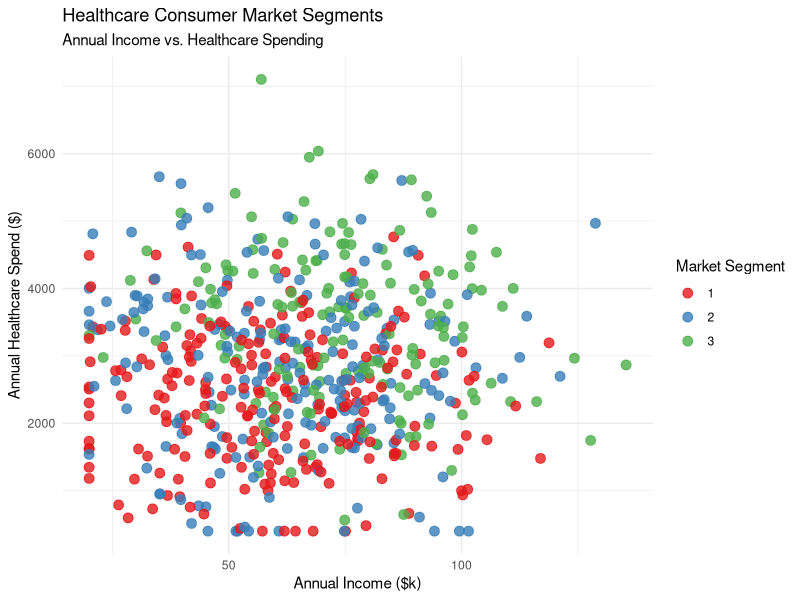
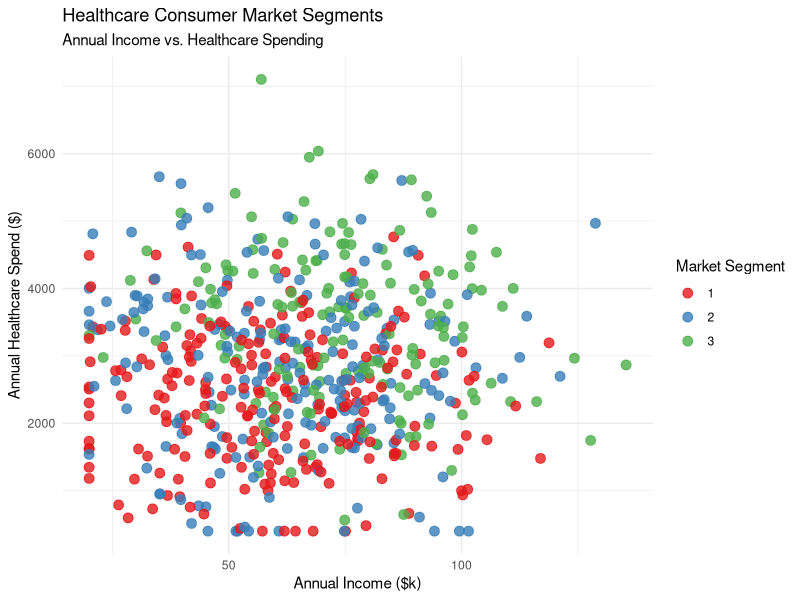

The R script that drew these images, in order:


# Load required libraries
library(tidyverse)
library(ggplot2)


# 1. LOAD OR GENERATE DATA

# For real intern data, replace this section with:
# df <- read.csv('your_healthcare_survey_data.csv')

set.seed(42)
n_samples <- 600



df <- data.frame(
  Age = sample(18:80, n_samples, replace = TRUE),
  Annual_Income_kUSD = pmax(20, pmin(160, rnorm(n_samples, mean = 65, sd = 22))),
  Health_Consciousness_Score = sample(1:10, n_samples, replace = TRUE),
  Annual_Healthcare_Spend_USD = pmax(400, pmin(9500, rnorm(n_samples, mean = 2800, sd = 1200))),
  Telehealth_Usage_Freq = sample(0:11, n_samples, replace = TRUE)
)

print("--- Dataset Sample ---")
print(head(df))


# 2. EXPLORATORY DATA ANALYSIS (EDA)

# Select numeric columns for correlation analysis
numeric_cols <- df %>% 
  select(Age, Annual_Income_kUSD, Health_Consciousness_Score, 
         Annual_Healthcare_Spend_USD, Telehealth_Usage_Freq)

cor_matrix <- cor(numeric_cols)
print("\n--- Correlation Matrix ---")
print(round(cor_matrix, 2))


# 3. MARKET SEGMENTATION (K-MEANS CLUSTERING)

# Select key variables for building consumer segments
features <- c("Age", "Annual_Income_kUSD", "Health_Consciousness_Score", "Annual_Healthcare_Spend_USD")

# Standardize features so high-scale values don't dominate the model
X_scaled <- scale(df[, features])

# Apply K-Means clustering to group consumers into 3 distinct segments
set.seed(42)
kmeans_result <- kmeans(X_scaled, centers = 3, nstart = 25)

# Append segment assignments back to the main dataframe
df$Market_Segment <- as.factor(kmeans_result$cluster)


# 4. SEGMENT ANALYSIS & PROFILING

# Calculate average metrics and size for each market segment
segment_summary <- df %>%
  group_by(Market_Segment) %>%
  summarise(
    Segment_Size = n(),
    Mean_Age = round(mean(Age), 1),
    Mean_Income_kUSD = round(mean(Annual_Income_kUSD), 1),
    Mean_Health_Score = round(mean(Health_Consciousness_Score), 1),
    Mean_Spend_USD = round(mean(Annual_Healthcare_Spend_USD), 1)
  )

print("\n--- Market Segment Profiles ---")
print(segment_summary)

# 5. VISUALIZATION

# Scatter plot mapping Income vs Healthcare Spend across segments
ggplot(df, aes(x = Annual_Income_kUSD, y = Annual_Healthcare_Spend_USD, color = Market_Segment)) +
  geom_point(alpha = 0.8, size = 3) +
  labs(
    title = "Healthcare Consumer Market Segments",
    subtitle = "Annual Income vs. Healthcare Spending",
    x = "Annual Income ($k)",
    y = "Annual Healthcare Spend ($)",
    color = "Market Segment"
  ) +
  theme_minimal() +
  scale_color_brewer(palette = "Set1")

ggsave("healthcare_market_segments.png", width = 8, height = 6, dpi = 300)
